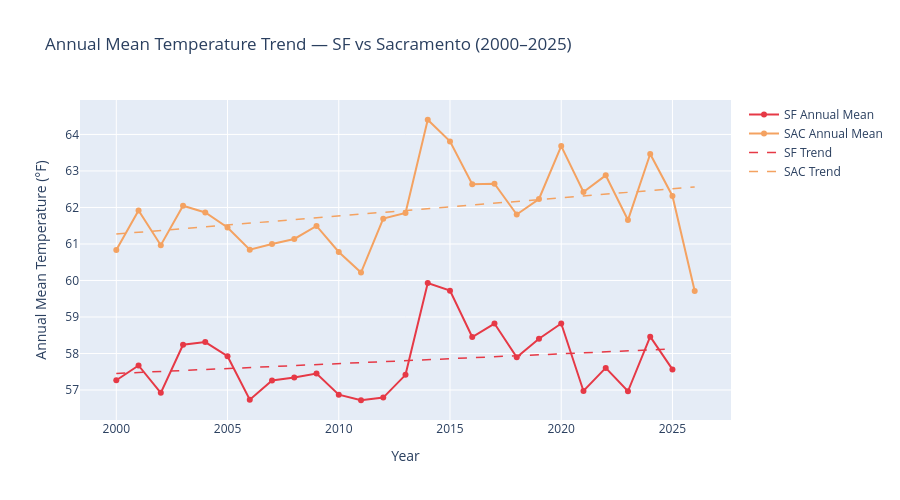

Notebook source saved alongside this figure:
### Markdown cell above
## 📈 Graph 6 — Annual Average Temperature Trend (2000–2025)

Finally, we zoom out to the **longest time scale** — collapsing all daily data into a single annual mean temperature per city per year. Each point represents the average of `(TMAX + TMIN) / 2` for all days in that year — the true annual mean temperature.

A **linear trendline** is fitted to each city's data using polynomial regression, revealing whether temperatures are systematically rising, falling, or holding steady over the 25-year period.

### Code cell
sf_yearly = SF_df.groupby('YEAR')['TMEAN'].mean()
sac_yearly = SAC_df.groupby('YEAR')['TMEAN'].mean()

sf_years = sf_yearly.index.values
sac_years = sac_yearly.index.values

sf_trend = np.polyfit(sf_years, sf_yearly.values, 1)
sf_trendline = np.poly1d(sf_trend)
sac_trend = np.polyfit(sac_years, sac_yearly.values, 1)
sac_trendline = np.poly1d(sac_trend)

fig = go.Figure()

fig.add_trace(go.Scatter(x=sf_years, y=sf_yearly.values, name='SF Annual Mean', line=dict(color='#E63946', width=2), mode='lines+markers'))
fig.add_trace(go.Scatter(x=sac_years, y=sac_yearly.values, name='SAC Annual Mean', line=dict(color='#F4A261', width=2), mode='lines+markers'))
fig.add_trace(go.Scatter(x=sf_years, y=sf_trendline(sf_years), name='SF Trend', line=dict(color='#E63946', width=1.5, dash='dash')))
fig.add_trace(go.Scatter(x=sac_years, y=sac_trendline(sac_years), name='SAC Trend', line=dict(color='#F4A261', width=1.5, dash='dash')))

fig.update_layout(
    title='Annual Mean Temperature Trend — SF vs Sacramento (2000–2025)',
    xaxis_title='Year',
    yaxis_title='Annual Mean Temperature (°F)',
    height=500
)
fig.show()

print(f'SF warming rate:  {sf_trend[0]*10:.3f}°F per decade')
print(f'SAC warming rate: {sac_trend[0]*10:.3f}°F per decade')

### Figure 1 — Plotly figure (JSON) as saved in the notebook; plotly's stock layout.template omitted (floating-point values rounded to 4 significant figures)
{"data": [{"line": {"color": "#E63946", "width": 2}, "mode": "lines+markers", "name": "SF Annual Mean", "type": "scatter", "x": [2000, 2001, 2002, 2003, 2004, 2005, 2006, 2007, 2008, 2009, 2010, 2011, 2012, 2013, 2014, 2015, 2016, 2017, 2018, 2019, 2020, 2021, 2022, 2023, 2024, 2025], "y": [57.27, 57.67, 56.92, 58.24, 58.31, 57.92, 56.73, 57.26, 57.34, 57.45, 56.87, 56.72, 56.79, 57.42, 59.93, 59.72, 58.45, 58.82, 57.9, 58.4, 58.82, 56.97, 57.61, 56.97, 58.46, 57.56]}, {"line": {"color": "#F4A261", "width": 2}, "mode": "lines+markers", "name": "SAC Annual Mean", "type": "scatter", "x": [2000, 2001, 2002, 2003, 2004, 2005, 2006, 2007, 2008, 2009, 2010, 2011, 2012, 2013, 2014, 2015, 2016, 2017, 2018, 2019, 2020, 2021, 2022, 2023, 2024, 2025, 2026], "y": [60.83, 61.92, 60.97, 62.05, 61.86, 61.45, 60.84, 61.0, 61.14, 61.49, 60.78, 60.22, 61.69, 61.85, 64.4, 63.81, 62.64, 62.65, 61.81, 62.23, 63.68, 62.42, 62.88, 61.65, 63.47, 62.32, 59.71]}, {"line": {"color": "#E63946", "dash": "dash", "width": 1.5}, "name": "SF Trend", "type": "scatter", "x": [2000, 2001, 2002, 2003, 2004, 2005, 2006, 2007, 2008, 2009, 2010, 2011, 2012, 2013, 2014, 2015, 2016, 2017, 2018, 2019, 2020, 2021, 2022, 2023, 2024, 2025], "y": [57.45, 57.48, 57.51, 57.53, 57.56, 57.59, 57.61, 57.64, 57.67, 57.7, 57.72, 57.75, 57.78, 57.8, 57.83, 57.86, 57.88, 57.91, 57.94, 57.96, 57.99, 58.02, 58.05, 58.07, 58.1, 58.13]}, {"line": {"color": "#F4A261", "dash": "dash", "width": 1.5}, "name": "SAC Trend", "type": "scatter", "x": [2000, 2001, 2002, 2003, 2004, 2005, 2006, 2007, 2008, 2009, 2010, 2011, 2012, 2013, 2014, 2015, 2016, 2017, 2018, 2019, 2020, 2021, 2022, 2023, 2024, 2025, 2026], "y": [61.27, 61.32, 61.37, 61.42, 61.47, 61.52, 61.57, 61.62, 61.67, 61.72, 61.77, 61.82, 61.87, 61.92, 61.97, 62.02, 62.07, 62.12, 62.17, 62.22, 62.27, 62.31, 62.36, 62.41, 62.46, 62.51, 62.56]}], "layout": {"height": 500, "title": {"text": "Annual Mean Temperature Trend — SF vs Sacramento (2000–2025)"}, "xaxis": {"title": {"text": "Year"}}, "yaxis": {"title": {"text": "Annual Mean Temperature (°F)"}}}}
